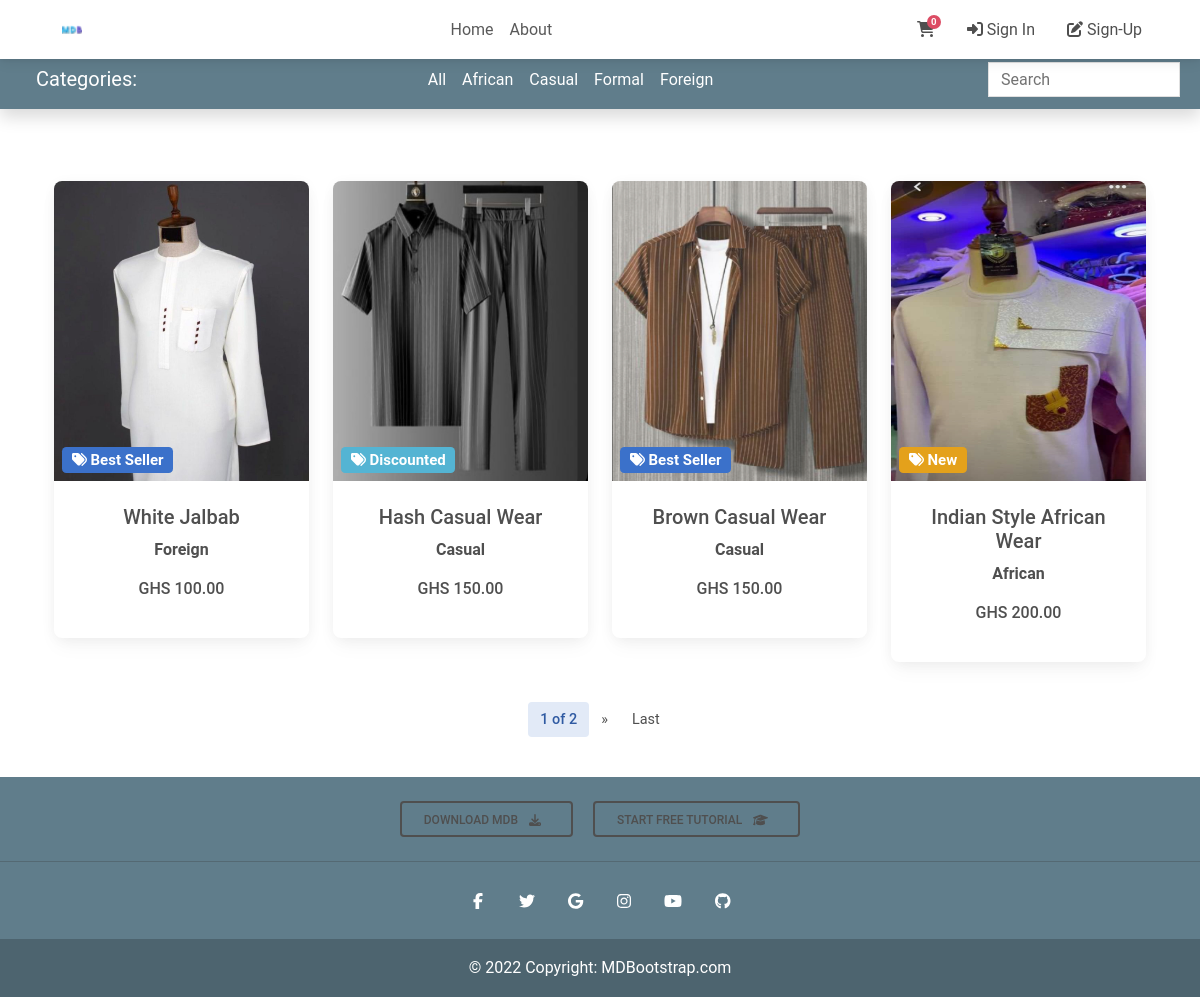
The page / on the database its author committed.
### core/models.py (models this page shows, shortened)
class Product(models.Model):
    name = models.CharField(max_length=200)
    price = models.DecimalField(max_digits=10, decimal_places=2)
    discount_price = models.DecimalField(max_digits=10, decimal_places=2, null=True, blank=True)
    category = models.CharField(max_length=2, choices=CATEGORY_CHOICES)
    tag = models.CharField(max_length=15, choices=TAG_CHOICES)
    description = models.TextField()
    image = models.ImageField(upload_to='product_images')

### core/views.py (the view)
# urls.py: path('', views.HomeView.as_view(), name='home'),
class HomeView(ListView):
    model = Product
    context_object_name = "products"
    template_name = 'core/index.html'
    paginate_by = 4

### core/templates/core/index.html (shortened to what this page needs)
{% extends 'core/base.html' %}
{% block content %}
  <main>
    <div class="container">
      <section>
      <div class="text-center">
        <div class="row">
        {% for product in products %}
            <div class="col-lg-3 col-md-6 mt-4 mb-4">
              <div class="card">
                <div class="bg-image hover-zoom ripple ripple-surface ripple-surface-light"
                  data-mdb-ripple-color="light">
                  <img src="{{ product.image.url }}"
                    class="w-100"
                    width="300"
                    height="300" />
                  <a href="{% url 'product_display' product.id %}">
                    <div class="mask">
                      <div class="d-flex justify-content-start align-items-end h-100">
                        <h5><span class="badge bg-{{ product.tag }} ms-2">
                        <i class="fas fa-tags"></i>
                        {{ product.get_tag_display }}</span></h5>
                      </div>
                    </div>
                  </a>
                </div>
                <div class="card-body">
                  <a href="" class="text-reset">
                    <h5 class="card-title mb-2">{{ product.name }}</h5>
                  </a>
                  <a href="{% url 'product_display' product.id %}" class="text-reset ">
                  <strong><p>{{ product.get_category_display }}</p></strong>
                  </a>
                  <h6 class="mb-3 price">GHS {{ product.price }}</h6>
                </div>
              </div>
            </div>
          {% endfor %}
        </div>
      </div>
      </section>
    </div>
    {% include 'core/_pagination.html' %}
  </main>
  {% endblock content %}

### rows shown on the page
Product: image (picture), tag "Best Seller", name "White Jalbab", category "Foreign", price "100.00"
Product: image (picture), tag "Discounted", name "Hash Casual Wear", category "Casual", price "150.00"
Product: image (picture), tag "Best Seller", name "Brown Casual Wear", category "Casual", price "150.00"
Product: image (picture), tag "New", name "Indian Style African Wear", category "African", price "200.00"

### other values the page prints
{{ page_obj.number }} "1"
{{ page_obj.paginator.num_pages }} "2"
